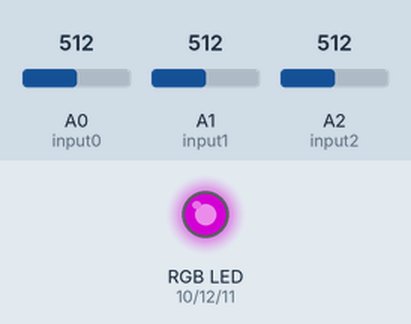
This sketch was run on a simulated Arduino Uno, built with avr-gcc and run on an emulated ATmega328P. Shown: an RGB LED mixed from three pins (HIGH = lit). The inputs (shaded band) are chosen by the test bench; at power-on: A0 (input0) = 512, A1 (input1) = 512, A2 (input2) = 512. Dim RGB values are drawn brighter than linear.

Above: at 1.2 s.
1.3 s: A0 (input0) set to 716
At 2.5 s:
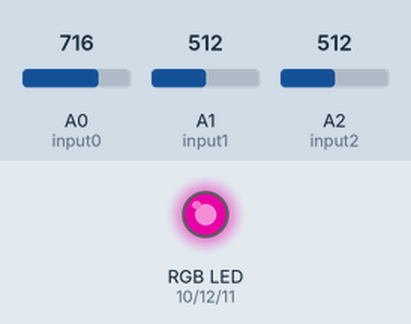
2.8 s: A1 (input1) set to 523
At 3.7 s:
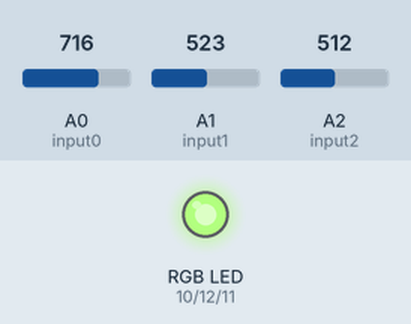
4.3 s: A2 (input2) set to 716
At 4.8 s:
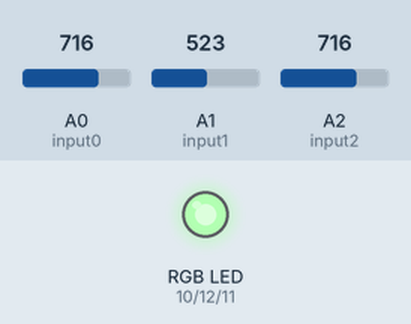
5.8 s: A1 (input1) set to 511
At 7.0 s:
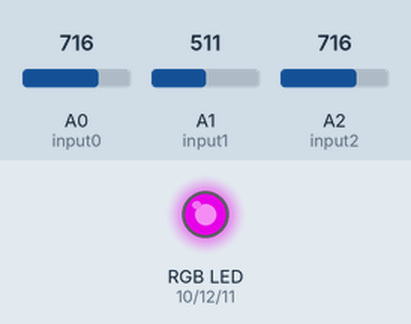
7.3 s: A0 (input0) set to 900
At 8.3 s:
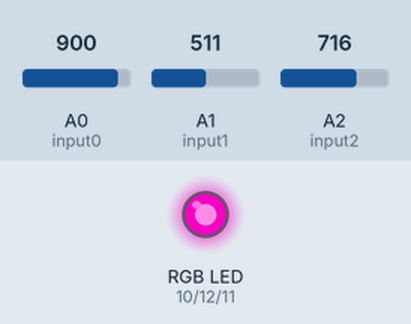
8.8 s: A2 (input2) set to 900
At 9.4 s:
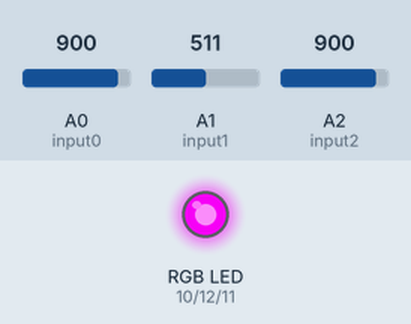
Timing chart, 0 to 11.3 s (numbered marks = the images above; inputs shaded):
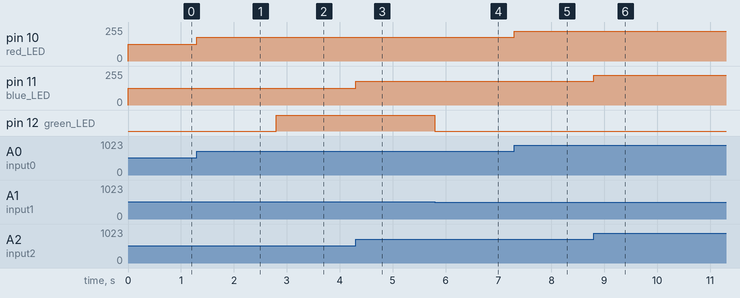

Measured:
- the behaviour switches between 513 and 514 on A1 (input1) (found by bisection; images 1 and 2)
- after the input at 1.3 s, pin 10 (red_LED): 127/255 → 178/255 at once
- after the input at 2.8 s, pin 12 (green_LED): LOW → HIGH at once
- after the input at 4.3 s, pin 11 (blue_LED): 127/255 → 178/255 at once
- after the input at 5.8 s, pin 12 (green_LED): HIGH → LOW at once
- after the input at 7.3 s, pin 10 (red_LED): 178/255 → 224/255 at once
- after the input at 8.8 s, pin 11 (blue_LED): 178/255 → 224/255 at once

The sketch:

hw1.ino
```cpp
int input0 = A0; // 1st potentiometer
int input1 = A1; // 2nd potentiometer
int input2 = A2; // 3rd potentiometer

int red_LED = 10;
int blue_LED = 11;
int green_LED = 12;

int dark = 1023;
int bright = 0;
int led_max = 255;
int led_min = 0;

 // analogRead range from 0 to 1023, and an analogWrite range only from 0 to 255

void setup ()
{
  Serial.begin(9600);
  pinMode(red_LED, OUTPUT);
  pinMode(green_LED, OUTPUT);
  pinMode(blue_LED, OUTPUT);
}

void loop()
{
  int value0 = analogRead(input0);
  int value1 = analogRead(input1);
  int value2 = analogRead(input2);

  int blue_value = map(value0, bright, dark, led_min, led_max);
  int red_value = map(value1, bright, dark, led_min, led_max);
  int green_value = map(value2, bright, dark, led_min, led_max);

  analogWrite(red_LED, blue_value);
  analogWrite(green_LED, red_value);
  analogWrite(blue_LED, green_value);
}
```
